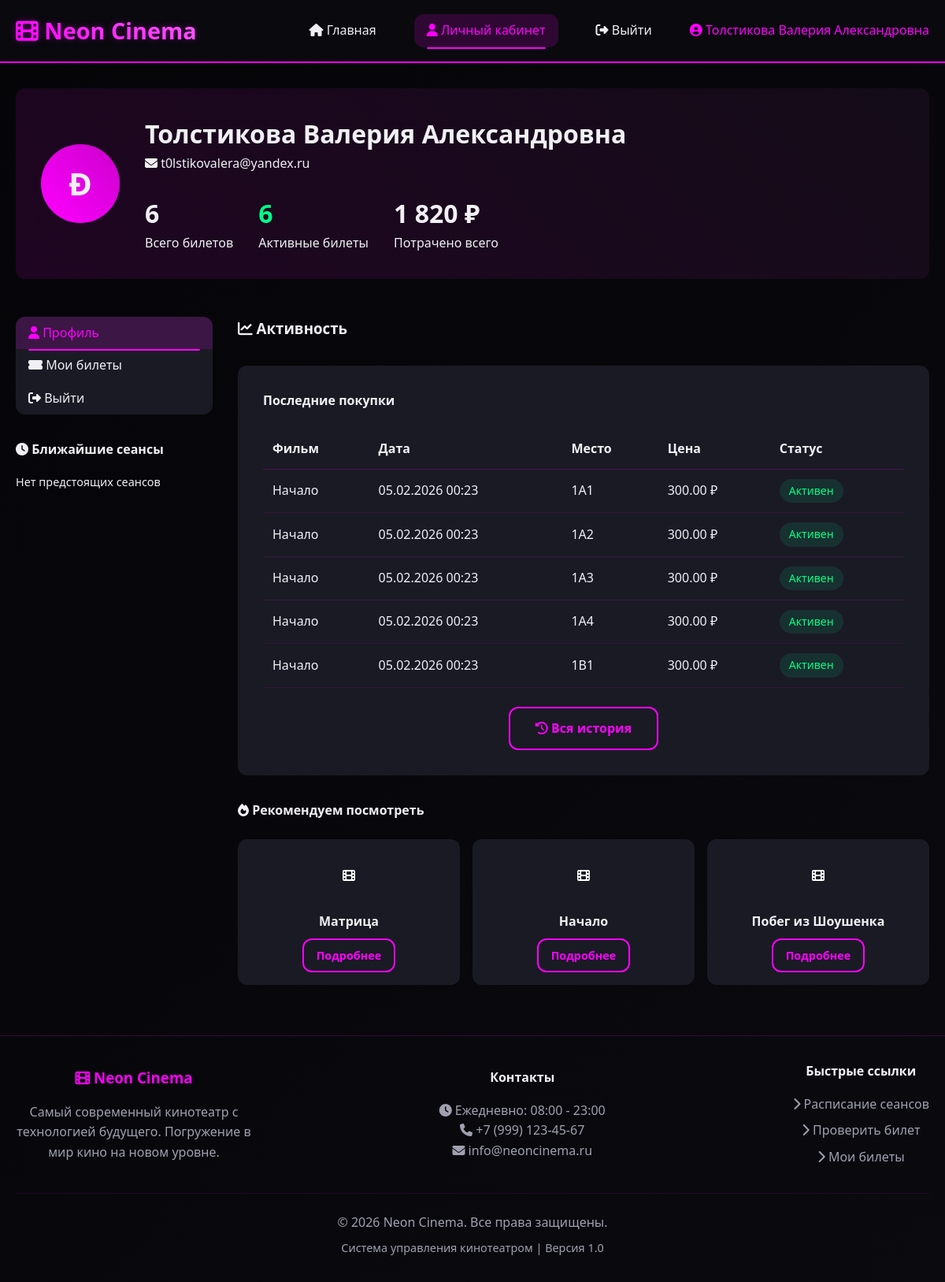
/user/profile.php (signed in), run on the app's committed database.
### tables this page shows
CREATE TABLE `users` (
  `id` int NOT NULL,
  `email` varchar(100) NOT NULL,
  `password` varchar(255) NOT NULL,
  `full_name` varchar(100) NOT NULL,
  `role` enum('user','admin') DEFAULT 'user',
  `created_at` timestamp NULL DEFAULT CURRENT_TIMESTAMP
);

CREATE TABLE `tickets` (
  `id` int NOT NULL,
  `ticket_number` varchar(20) NOT NULL,
  `user_id` int NOT NULL,
  `session_id` int NOT NULL,
  `seat_id` int NOT NULL,
  `price` decimal(8,2) NOT NULL,
  `ticket_status` enum('active','cancelled','expired','used') DEFAULT 'active',
  `purchase_time` timestamp NULL DEFAULT CURRENT_TIMESTAMP,
  `qr_code_path` varchar(500) DEFAULT NULL
);

CREATE TABLE `movies` (
  `id` int NOT NULL,
  `title` varchar(200) NOT NULL,
  `description` text,
  `duration_minutes` int NOT NULL,
  `poster_url` varchar(500) DEFAULT NULL,
  `release_year` int DEFAULT NULL,
  `director` varchar(100) DEFAULT NULL,
  `created_at` timestamp NULL DEFAULT CURRENT_TIMESTAMP
);

CREATE TABLE `sessions` (
  `id` int NOT NULL,
  `movie_id` int NOT NULL,
  `start_time` datetime NOT NULL,
  `hall_number` int DEFAULT '1',
  `base_price` decimal(8,2) NOT NULL
);

CREATE TABLE `seats` (
  `id` int NOT NULL,
  `session_id` int NOT NULL,
  `seat_number` varchar(10) NOT NULL,
  `section` int NOT NULL,
  `seat_row` int NOT NULL,
  `seat_col` int NOT NULL,
  `seat_status` enum('available','booked','sold') DEFAULT 'available',
  `user_id` int DEFAULT NULL,
  `booked_until` datetime DEFAULT NULL
);

### user/profile.php (the view, shortened to what this page needs)
<?php
$db = new Database();
$conn = $db->getConnection();
$query = "SELECT * FROM users WHERE id = :user_id";
$stmt = $conn->prepare($query);
$stmt->execute(['user_id' => $_SESSION['user_id']]);
$user = $stmt->fetch(PDO::FETCH_ASSOC);
$statsQuery = "SELECT
              COUNT(*) as total_tickets,
              COUNT(CASE WHEN ticket_status = 'active' THEN 1 END) as active_tickets,
              SUM(price) as total_spent
              FROM tickets
              WHERE user_id = :user_id";
$statsStmt = $conn->prepare($statsQuery);
$statsStmt->execute(['user_id' => $_SESSION['user_id']]);
$stats = $statsStmt->fetch(PDO::FETCH_ASSOC);
?>
<!DOCTYPE html>
<html lang="ru">
<head>
    <link rel="stylesheet" href="../css/style.css">
    <link rel="stylesheet" href="https://cdnjs.cloudflare.com/ajax/libs/font-awesome/6.4.0/css/all.min.css">
</head>
<body>
    <?php include '../includes/header.php'; ?>
    <div class="container">
        <div class="profile-header">
            <div class="user-avatar">
                <?php echo strtoupper(substr($user['full_name'], 0, 1)); ?>
            </div>
            <div style="flex: 1;">
                <h1><?php echo htmlspecialchars($user['full_name']); ?></h1>
                <p style="color: var(--text-muted); margin-bottom: 1.5rem;">
                    <i class="fas fa-envelope"></i> <?php echo htmlspecialchars($user['email']); ?>
                </p>
                <div style="display: flex; gap: 2rem; flex-wrap: wrap;">
                    <div>
                        <div style="font-size: 2rem; font-weight: bold; color: var(--neon-primary);">
                            <?php echo $stats['total_tickets'] ?? 0; ?>
                        </div>
                        <div style="color: var(--text-muted);">Всего билетов</div>
                    </div>
                    <div>
                        <div style="font-size: 2rem; font-weight: bold; color: var(--success);">
                            <?php echo $stats['active_tickets'] ?? 0; ?>
                        </div>
                        <div style="color: var(--text-muted);">Активные билеты</div>
                    </div>
                    <div>
                        <div style="font-size: 2rem; font-weight: bold; color: var(--neon-primary);">
                            <?php echo number_format($stats['total_spent'] ?? 0, 0, '', ' '); ?> ₽
                        </div>
                        <div style="color: var(--text-muted);">Потрачено всего</div>
                    </div>
                </div>
            </div>
        </div>
        <div style="display: grid; grid-template-columns: 250px 1fr; gap: 2rem; margin-top: 3rem;">
            <div>
                <div style="background: var(--bg-card); border-radius: var(--border-radius); overflow: hidden;">
                    <a href="profile.php"
                       class="nav-link active"
                       style="display: block; margin: 0; border-radius: 0;">
                        <i class="fas fa-user"></i> Профиль
                    </a>
                    <a href="orders.php"
                       class="nav-link"
                       style="display: block; margin: 0; border-radius: 0;">
                        <i class="fas fa-ticket-alt"></i> Мои билеты
                    </a>
                    <a href="../auth/logout.php"
                       class="nav-link"
                       style="display: block; margin: 0; border-radius: 0; color: var(--error);">
                        <i class="fas fa-sign-out-alt"></i> Выйти
                    </a>
                </div>
                <div style="margin-top: 2rem;">
                    <h4 style="color: var(--neon-primary); margin-bottom: 1rem;">
                        <i class="fas fa-clock"></i> Ближайшие сеансы
                    </h4>
                    <?php
                    $upcomingQuery = "SELECT t.*, m.title, s.start_time
                                     FROM tickets t
                                     JOIN sessions s ON t.session_id = s.id
                                     JOIN movies m ON s.movie_id = m.id
                                     WHERE t.user_id = :user_id
                                     AND t.ticket_status = 'active'
                                     AND s.start_time > NOW()
                                     ORDER BY s.start_time
                                     LIMIT 3";
                    $upcomingStmt = $conn->prepare($upcomingQuery);
                    $upcomingStmt->execute(['user_id' => $_SESSION['user_id']]);
                    if ($upcomingStmt->rowCount() > 0) {
                        while ($ticket = $upcomingStmt->fetch(PDO::FETCH_ASSOC)) {
                    ?>
                    <div style="background: var(--bg-card); padding: 1rem; border-radius: var(--border-radius); margin-bottom: 0.5rem;">
                        <div style="font-weight: bold; color: var(--text-primary);">
                            <?php echo htmlspecialchars($ticket['title']); ?>
                        </div>
                        <div style="color: var(--text-muted); font-size: 0.9rem;">
                            <?php echo date('d.m H:i', strtotime($ticket['start_time'])); ?>
                        </div>
                    </div>
                    <?php
                        }
                    } else {
                        echo '<p style="color: var(--text-muted); font-size: 0.9rem;">Нет предстоящих сеансов</p>';
                    }
                    ?>
                </div>
            </div>
            <div>
                <h3 style="color: var(--neon-primary); margin-bottom: 2rem;">
                    <i class="fas fa-chart-line"></i> Активность
                </h3>
                <div style="background: var(--bg-card); padding: 2rem; border-radius: var(--border-radius);">
                    <h4 style="margin-bottom: 1.5rem;">Последние покупки</h4>
                    <?php
                    $historyQuery = "SELECT t.*, m.title, s.start_time, st.seat_number
                                    FROM tickets t
                                    JOIN sessions s ON t.session_id = s.id
                                    JOIN movies m ON s.movie_id = m.id
                                    JOIN seats st ON t.seat_id = st.id
                                    WHERE t.user_id = :user_id
                                    ORDER BY t.purchase_time DESC
                                    LIMIT 5";
                    $historyStmt = $conn->prepare($historyQuery);
                    $historyStmt->execute(['user_id' => $_SESSION['user_id']]);
                    if ($historyStmt->rowCount() > 0) {
                    ?>
                    <div style="overflow-x: auto;">
                        <table style="width: 100%; border-collapse: collapse;">
                            <thead>
                                <tr>
                                    <th style="padding: 0.75rem; text-align: left; border-bottom: 1px solid rgba(255, 0, 255, 0.2); color: var(--text-muted);">Фильм</th>
                                    <th style="padding: 0.75rem; text-align: left; border-bottom: 1px solid rgba(255, 0, 255, 0.2); color: var(--text-muted);">Дата</th>
                                    <th style="padding: 0.75rem; text-align: left; border-bottom: 1px solid rgba(255, 0, 255, 0.2); color: var(--text-muted);">Место</th>
                                    <th style="padding: 0.75rem; text-align: left; border-bottom: 1px solid rgba(255, 0, 255, 0.2); color: var(--text-muted);">Цена</th>
                                    <th style="padding: 0.75rem; text-align: left; border-bottom: 1px solid rgba(255, 0, 255, 0.2); color: var(--text-muted);">Статус</th>
                                </tr>
                            </thead>
                            <tbody>
                                <?php while ($ticket = $historyStmt->fetch(PDO::FETCH_ASSOC)): ?>
                                <tr>
                                    <td style="padding: 0.75rem; border-bottom: 1px solid rgba(255, 0, 255, 0.1);"><?php echo htmlspecialchars($ticket['title']); ?></td>
                                    <td style="padding: 0.75rem; border-bottom: 1px solid rgba(255, 0, 255, 0.1);"><?php echo date('d.m.Y H:i', strtotime($ticket['start_time'])); ?></td>
                                    <td style="padding: 0.75rem; border-bottom: 1px solid rgba(255, 0, 255, 0.1);"><?php echo $ticket['seat_number']; ?></td>
                                    <td style="padding: 0.75rem; border-bottom: 1px solid rgba(255, 0, 255, 0.1);"><?php echo $ticket['price']; ?> ₽</td>
                                    <td style="padding: 0.75rem; border-bottom: 1px solid rgba(255, 0, 255, 0.1);">
                                        <span class="status-badge status-<?php echo $ticket['ticket_status']; ?>">
                                            <?php
                                            $statuses = [
                                                'active' => 'Активен',
                                                'cancelled' => 'Отменен',
                                                'expired' => 'Просрочен',
                                                'used' => 'Использован'
                                            ];
                                            echo $statuses[$ticket['ticket_status']];
                                            ?>
                                        </span>
                                    </td>
                                </tr>
                                <?php endwhile; ?>
                            </tbody>
                        </table>
                    </div>
                    <div style="text-align: center; margin-top: 1.5rem;">
                        <a href="orders.php" class="btn btn-outline">
                            <i class="fas fa-history"></i> Вся история
                        </a>
                    </div>
                    <?php } ?>
                </div>
                <div style="margin-top: 2rem;">
                    <h4 style="color: var(--neon-primary); margin-bottom: 1.5rem;">
                        <i class="fas fa-fire"></i> Рекомендуем посмотреть
                    </h4>
                    <div style="display: grid; grid-template-columns: repeat(auto-fit, minmax(200px, 1fr)); gap: 1rem;">
                        <?php
                        $recommendQuery = "SELECT * FROM movies
                                          WHERE id != :last_movie_id
                                          ORDER BY RAND()
                                          LIMIT 3";
                        $recommendStmt = $conn->prepare($recommendQuery);
                        $recommendStmt->execute(['last_movie_id' => 0]);
                        while ($movie = $recommendStmt->fetch(PDO::FETCH_ASSOC)) {
                        ?>
                        <div style="background: var(--bg-card); border-radius: var(--border-radius); padding: 1rem; text-align: center;">
                            <div style="width: 60px; height: 60px; background: linear-gradient(45deg, var(--neon-primary), var(--neon-secondary));
                                        border-radius: 50%; display: flex; align-items: center; justify-content: center;
                                        margin: 0 auto 1rem;">
                                <i class="fas fa-film" style="color: white;"></i>
                            </div>
                            <div style="font-weight: bold; margin-bottom: 0.5rem;"><?php echo htmlspecialchars($movie['title']); ?></div>
                            <a href="../movie/view.php?id=<?php echo $movie['id']; ?>" class="btn btn-outline" style="padding: 0.5rem 1rem; font-size: 0.9rem;">
                                Подробнее
                            </a>
                        </div>
                        <?php } ?>
                    </div>
                </div>
            </div>
        </div>
    </div>
    <?php include '../includes/footer.php'; ?>
</body>
</html>

### css/style.css (style rules this page uses)
:root { --bg-dark: #0a0a0f; --bg-darker: #050508; --bg-card: #1a1a24; --neon-pink: #ff00ff; --neon-pink-light: #ff66ff; --neon-pink-dark: #cc00cc; --text-light: #f0f0f5; --text-gray: #a0a0b0; --success: #00ff88; --danger: #ff3366; --warning: #ffcc00; --border-radius: 12px; }
* { margin: 0; padding: 0; box-sizing: border-box; }
body { font-family: 'Segoe UI', Tahoma, Geneva, Verdana, sans-serif; background: linear-gradient(135deg, var(--bg-darker) 0%, var(--bg-dark) 100%); color: var(--text-light); min-height: 100vh; line-height: 1.6; }
.container { max-width: 1200px; margin: 0 auto; padding: 0 20px; }
.nav-link { color: var(--text-light); text-decoration: none; padding: 0.5rem 1rem; border-radius: var(--border-radius); transition: all 0.3s ease; position: relative; }
.nav-link.active { color: var(--neon-pink); background: rgba(255, 0, 255, 0.15); }
.nav-link.active::after { content: ''; position: absolute; bottom: -2px; left: 1rem; right: 1rem; height: 2px; background: var(--neon-pink); border-radius: 2px; }
.btn { display: inline-block; padding: 0.8rem 2rem; border-radius: var(--border-radius); text-decoration: none; font-weight: 600; transition: all 0.3s ease; border: none; cursor: pointer; font-size: 1rem; }
.btn-outline { background: transparent; color: var(--neon-pink); border: 2px solid var(--neon-pink); }
.profile-header { background: linear-gradient(45deg, rgba(255,0,255,0.1), rgba(255,102,255,0.05)); padding: 2rem; border-radius: var(--border-radius); margin: 2rem 0; display: flex; align-items: center; gap: 2rem; }
.user-avatar { width: 100px; height: 100px; background: linear-gradient(45deg, var(--neon-pink), var(--neon-pink-dark)); border-radius: 50%; display: flex; align-items: center; justify-content: center; font-size: 2.5rem; font-weight: bold; }
.status-active { color: var(--success); background: rgba(0, 255, 136, 0.1); padding: 0.25rem 0.75rem; border-radius: 20px; display: inline-block; }

### user/profile.php (style rules this page uses)
.status-badge { display: inline-block; padding: 0.25rem 0.75rem; border-radius: 20px; font-size: 0.875rem; font-weight: 500; }
.status-active { background: rgba(0, 255, 157, 0.1); color: var(--success); }

### data on the page
users: full_name "Ð", full_name "Толстикова Валерия Александровна", email "t0lstikovalera@yandex.ru"
tickets: movies.title "Начало", session.start_time "05.02.2026 00:23", seat.seat_number "1A1", price "300.00", ticket_status "Активен"
tickets: movies.title "Начало", session.start_time "05.02.2026 00:23", seat.seat_number "1A2", price "300.00", ticket_status "Активен"
tickets: movies.title "Начало", session.start_time "05.02.2026 00:23", seat.seat_number "1A3", price "300.00", ticket_status "Активен"
tickets: movies.title "Начало", session.start_time "05.02.2026 00:23", seat.seat_number "1A4", price "300.00", ticket_status "Активен"
tickets: movies.title "Начало", session.start_time "05.02.2026 00:23", seat.seat_number "1B1", price "300.00", ticket_status "Активен"
movies: title "Матрица"
movies: title "Начало"
movies: title "Побег из Шоушенка"

### other printed values
$_SESSION['user_name'] "Толстикова Валерия Александровна"
$stats['total_tickets'] "6"
$stats['active_tickets'] "6"
$stats['total_spent'] "1 820"
